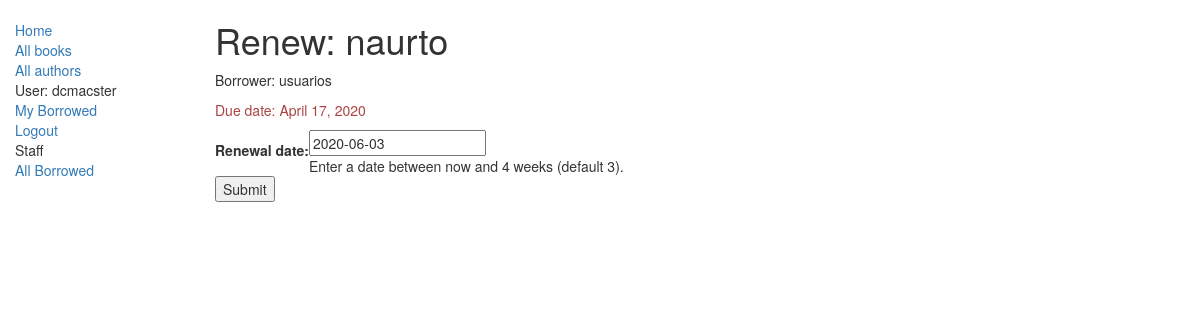
Before: /holaApp/book/2f1f30d8-cc8d-49e0-990e-ec73fb2c87eb/renew/ (signed in) with the older database file.
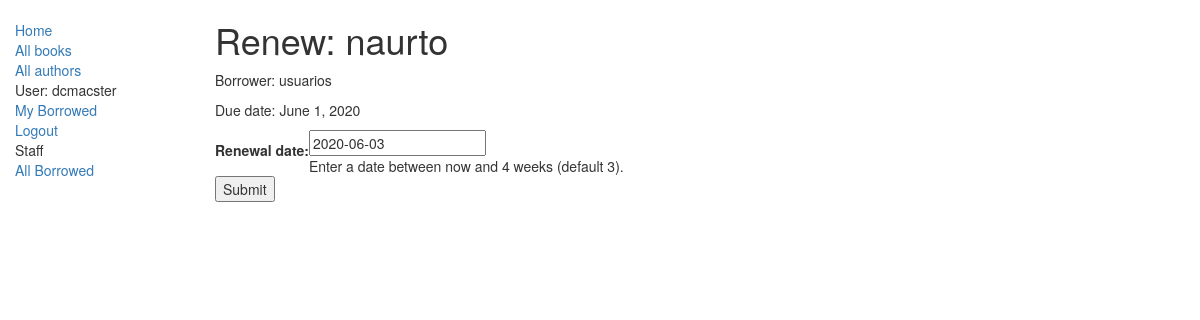
After: the same page with the newer database file.
### holaApp/models.py (models this page shows, shortened)
class BookInstance(models.Model):
    id = models.UUIDField(primary_key=True, default=uuid.uuid4,
                          help_text="ID único para este libro particular en toda la biblioteca")
    book = models.ForeignKey('Book', on_delete=models.SET_NULL, null=True)
    imprint = models.CharField(max_length=200)
    due_back = models.DateField(null=True, blank=True)
    LOAN_STATUS = (
        ('m', 'Maintenance'),
        ('o', 'On loan'),
        ('a', 'Available'),
        ('r', 'Reserved'),
    )
    status = models.CharField(max_length=1, choices=LOAN_STATUS,
                              blank=True, default='m', help_text='Disponibilidad del libro')
    borrower = models.ForeignKey(User, on_delete=models.SET_NULL, null=True, blank=True)
    @property
    def is_overdue(self):
        if self.due_back and date.today() > self.due_back:
            return True
        return False
    class Meta:
        ordering = ["due_back"]
        permissions = (("can_mark_returned", "Set book as returned"),)

class Book(models.Model):
    title = models.CharField(max_length=200)
    author = models.ForeignKey('Author', on_delete=models.SET_NULL, null=True)
    summary = models.TextField(max_length=1000, help_text="Ingrese una breve descripción del libro")
    isbn = models.CharField('ISBN',max_length=13, help_text='13 Caracteres <a href="https://www.isbn-international.org/content/what-isbn">ISBN number</a>')
    genre = models.ManyToManyField(Genre, help_text="Seleccione un genero para este libro")
    language = models.ForeignKey(
        'Language', on_delete=models.SET_NULL, null=True)
    def display_genre(self):
        """
        Creates a string for the Genre. This is required to display genre in Admin.
        """
        return ', '.join([genre.name for genre in self.genre.all()[:3]])
    display_genre.short_description = 'Genre'

### holaApp/views.py (the view)
# urls.py: url(r'^book/(?P<pk>[-\w]+)/renew/$', views.renew_book_librarian, name='renew-book-librarian'),
@permission_required('holaApp.can_mark_returned')
def renew_book_librarian(request, pk):
    book_inst=get_object_or_404(BookInstance, pk = pk)
    if request.method == 'POST':
        form = RenewBookForm(request.POST)
        if form.is_valid():
            book_inst.due_back = form.cleaned_data['renewal_date']
            book_inst.save()
            return HttpResponseRedirect(reverse('all-borrowed') )
    else:
        proposed_renewal_date = datetime.date.today() + datetime.timedelta(weeks=3)
        form = RenewBookForm(initial={'renewal_date': proposed_renewal_date,})
    return render(request, 'holaApp/book_renew_librarian.html', {'form': form, 'bookinst':book_inst})

### holaApp/forms.py (shortened to what this page needs)
class RenewBookForm(forms.Form):
    renewal_date = forms.DateField(help_text="Enter a date between now and 4 weeks (default 3).")

### holaApp/templates/holaApp/book_renew_librarian.html (shortened to what this page needs)
{% extends "base_generic.html" %}
{% block content %}
    <h1>Renew: {{bookinst.book.title}}</h1>
    <p>Borrower: {{bookinst.borrower}}</p>
    <p{% if bookinst.is_overdue %} class="text-danger"{% endif %}>Due date: {{bookinst.due_back}}</p>
    <form action="" method="post">
        <table>
        {{ form }}
        </table>
        <input type="submit" value="Submit" />
    </form>
{% endblock %}

Changed rows visible on the page:
changed BookInstance "naurto": due_back "April 17, 2020" → "June 1, 2020"
